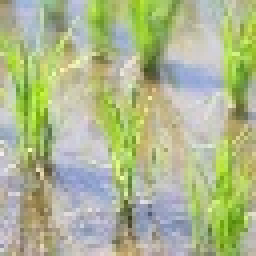
#> input picture I3_TextureSynthesis/sample_images/ine_64.jpg, 64 x 64 px (shown 4 times larger)
$ jupyter execute --allow-errors playground.ipynb
#> lines starting #> are read from the running program, lines starting #| are printed output that depends on the picture
Multi-level Texture Synthesisは速度や精度の面でそれなりに良い結果を出すことができるので、いくつか試すことにする。

[cell 1]
from datetime import datetime

import cv2
import matplotlib.pyplot as plt
import numpy as np
from IPython.display import display
from PIL import Image

def multi_level_synthesis(path_to_texture_img, target_width=128, adding_noise=False):
#> called with path_to_texture_img = 'sample_images/ine_64.jpg', target_width = 256, adding_noise = False
    texture = cv2.imread(path_to_texture_img)
#> texture is the input picture: shape (64, 64, 3); mean B, G, R 143.3, 183.4, 173.8
    texture = cv2.cvtColor(texture, cv2.COLOR_BGR2RGB)
    print("texture image size is", texture.shape)
#| texture image size is (64, 64, 3)

    target = np.random.randint(0, 256, size=(target_width, target_width, 3), dtype=np.uint8)
    img_display = display(Image.fromarray(target), display_id=True)
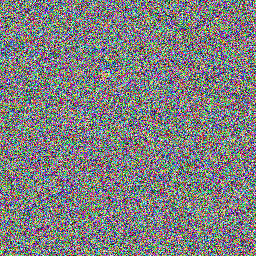
#> shown: PIL image 256x256 RGB; mean R, G, B 126.8, 127.4, 127.8

    ### item for algorithm
    current_texture = cv2.resize(texture, (texture.shape[0] // 4, texture.shape[1] // 4))
    current_target = cv2.resize(target, (target_width // 4, target_width // 4))
    neighbor_width = 8


    def init_anchors(target_width, neighbor_width, current_texture):
        indices = np.arange(0, target_width - neighbor_width + 1, neighbor_width // 4)
        x, y = np.meshgrid(indices, indices)
        target_anchors = np.column_stack((y.ravel(), x.ravel()))

        texture_anchors = np.zeros((len(target_anchors), 2), dtype=int)
        texture_anchors[:, 0] = np.random.randint(
            0, current_texture.shape[0] - neighbor_width, size=len(target_anchors)
        )
        texture_anchors[:, 1] = np.random.randint(
            0, current_texture.shape[1] - neighbor_width, size=len(target_anchors)
        )
        return target_anchors, texture_anchors

    target_anchors, texture_anchors = init_anchors(
        current_target.shape[0], neighbor_width, current_texture
    )
#> target_anchors = 841 pairs, first value 0 to 56, second value 0 to 56; texture_anchors = 841 pairs, first value 0 to 7, second value 0 to 7

    def update_anchors(target_width, neighbor_width, current_texture):
        indices = np.arange(0, target_width - neighbor_width + 1, neighbor_width // 4)
        x, y = np.meshgrid(indices, indices)
        target_anchors = np.column_stack((y.ravel(), x.ravel()))

        texture_anchors = np.zeros((len(target_anchors), 2), dtype=int)
        for i, target_anchor in enumerate(target_anchors):
            y, x = target_anchor
            result = cv2.matchTemplate(
                current_texture,
                current_target[y : y + neighbor_width, x : x + neighbor_width, :],
                method=cv2.TM_SQDIFF,
            )
            _, _, min_loc, _ = cv2.minMaxLoc(result)
            texture_anchors[i] = np.array([min_loc[1], min_loc[0]])

        return target_anchors, texture_anchors

    loss_history = []
    phase = 0
    is_transiting = False

    iter = 1
    while iter < 100:
        iter += 1

        ### scheduling for neighbor_width and resolution
        if phase == 1 and is_transiting:
            is_transiting = False
            current_texture = cv2.resize(
                texture, (texture.shape[0] // 2, texture.shape[1] // 2)
            )
            current_target = cv2.resize(current_target, (target_width // 2, target_width // 2))
            neighbor_width = 16
            target_anchors, texture_anchors = update_anchors(
                current_target.shape[0], neighbor_width, current_texture
            )
        if phase == 2 and is_transiting:
            is_transiting = False
            neighbor_width = 8
            target_anchors, texture_anchors = update_anchors(
                current_target.shape[0], neighbor_width, current_texture
            )
        if phase == 3 and is_transiting:
            is_transiting = False
            current_texture = texture
            current_target = cv2.resize(current_target, (target_width, target_width))
            neighbor_width = 32
            target_anchors, texture_anchors = update_anchors(
                current_target.shape[0], neighbor_width, current_texture
            )
        if phase == 4 and is_transiting:
            is_transiting = False
            neighbor_width = 16
            target_anchors, texture_anchors = update_anchors(
                current_target.shape[0], neighbor_width, current_texture
            )
        if phase == 5 and is_transiting:
            is_transiting = False
            neighbor_width = 8
            target_anchors, texture_anchors = update_anchors(
                current_target.shape[0], neighbor_width, current_texture
            )
        if phase == 6:
            break

        current_texture_for_ref = current_texture.copy()
        # [7 lines of commented-out code are left out]
        ref_for_pixel = [
            [] for _ in range(current_target.shape[0] * current_target.shape[1])
        ]

        for target_anchor, texture_anchor in zip(target_anchors, texture_anchors):
            y, x = target_anchor
            yy, xx = texture_anchor
            for i in range(neighbor_width):
                for j in range(neighbor_width):
                    ref_for_pixel[(y + i) * current_target.shape[1] + (x + j)].append(
                        current_texture_for_ref[yy + i, xx + j]
                    )

        loss = 0
        for y in range(current_target.shape[0]):
            for x in range(current_target.shape[1]):
                current_target[y, x] = np.mean(
                    ref_for_pixel[y * current_target.shape[1] + x], axis=0
                )
                loss += np.sum(
                    (ref_for_pixel[y * current_target.shape[1] + x] - current_target[y, x]) ** 2
                )

        mse = loss / (current_target.shape[0] * current_target.shape[1]) / 3
        print(f"iter {iter}: loss:{mse}")
        loss_history.append(mse)
        img_display.update(
            Image.fromarray(current_target)
        )

        # update texture reference points
        texture_anchors_prev = texture_anchors.copy()
        target_anchors, texture_anchors = update_anchors(
            current_target.shape[0], neighbor_width, current_texture
        )

        if np.all(texture_anchors == texture_anchors_prev) or mse in loss_history[-3:-1]:
            phase += 1
            is_transiting = True
            print(f"transiting!!! phase {phase}")

        # add noise here
        if adding_noise and iter < 100:
            noise = np.random.randint(0, 256, size=current_target.shape, dtype=np.uint8)
            current_target = cv2.addWeighted(current_target, iter / 100, noise, 1 - (iter / 100), 0)
            img_display.update(Image.fromarray(current_target))
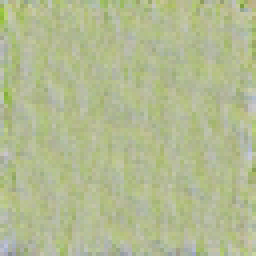
#> current_target: shape (64, 64, 3) (shown 4 times larger); mean R, G, B 178.4, 186.9, 145.7
#> after the loop, iter = 2; loss_history = [1240.6]; neighbor_width = 8; phase = 0
#> call 2 of multi_level_synthesis, with path_to_texture_img = 'sample_images/kudamono_64.jpg', target_width = 128, adding_noise = False
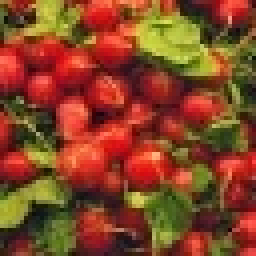
#> input picture I3_TextureSynthesis/sample_images/kudamono_64.jpg, 64 x 64 px (shown 4 times larger)
#> in multi_level_synthesis, texture is the input picture: shape (64, 64, 3); mean B, G, R 36.9, 68.9, 134.6
#| texture image size is (64, 64, 3)
#> in multi_level_synthesis (call 2), `target_anchors, texture_anchors = init_anchors( current_target.shape[0..`: target_anchors = 169 pairs, first value 0 to 24, second value 0 to 24; texture_anchors = 169 pairs, first value 0 to 7, second value 0 to 7
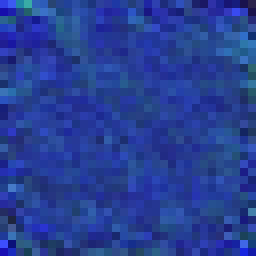
#> current_target: shape (32, 32, 3) (shown 8 times larger); mean of channels 0, 1, 2 148.7, 63.1, 38.1; drawn as B, G, R
#> after the loop, iter = 2; loss_history = [1034.5]; neighbor_width = 8; phase = 0
#> call 3 of multi_level_synthesis, with path_to_texture_img = 'sample_images/renga_64.jpg', target_width = 128, adding_noise = False
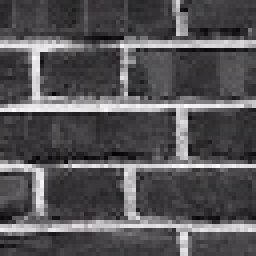
#> input picture I3_TextureSynthesis/sample_images/renga_64.jpg, 64 x 64 px (shown 4 times larger)
#> in multi_level_synthesis, texture is the input picture: shape (64, 64, 3); mean B, G, R 86.6, 83.9, 85.7
#| texture image size is (64, 64, 3)
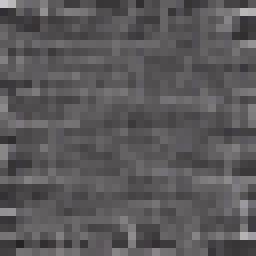
#> current_target: shape (32, 32, 3) (shown 8 times larger); mean of channels 0, 1, 2 90, 88.1, 90.8; drawn as B, G, R
#> after the loop, iter = 2; loss_history = [1147.6]; neighbor_width = 8; phase = 0
#> call 4 of multi_level_synthesis, with path_to_texture_img = 'sample_images/renga_64.jpg', target_width = 128, adding_noise = True
#| texture image size is (64, 64, 3)
#> in multi_level_synthesis (call 4), `img_display = display(Image.fromarray(target), display_id=True)`:
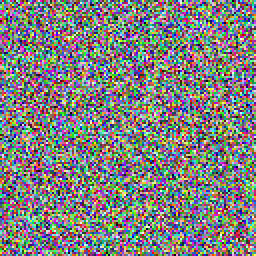
#> shown: PIL image 128x128 RGB (shown 2 times larger); mean R, G, B 127.5, 128, 127.5
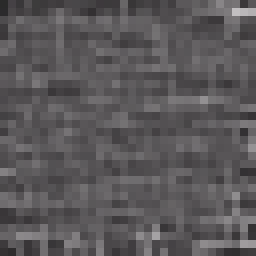
#> current_target: shape (32, 32, 3) (shown 8 times larger); mean of channels 0, 1, 2 89.8, 87.9, 90.7; drawn as B, G, R
#> after the loop, iter = 2; loss_history = [1145.2]; neighbor_width = 8; phase = 0
#| texture image size is (64, 64, 3)
#> in multi_level_synthesis (call 5), `img_display = display(Image.fromarray(target), display_id=True)`:
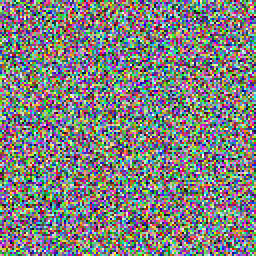
#> shown: PIL image 128x128 RGB (shown 2 times larger); mean R, G, B 127.2, 127.9, 126.7
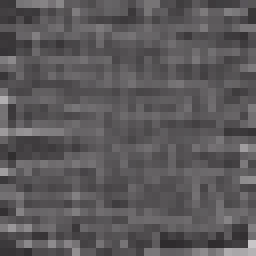
#> current_target: shape (32, 32, 3) (shown 8 times larger); mean of channels 0, 1, 2 90.6, 88.7, 91.5; drawn as B, G, R
#> after the loop, iter = 2; loss_history = [1160.8]; neighbor_width = 8; phase = 0

    plt.plot(range(1, len(loss_history) + 1), loss_history, "ro-")
    plt.xlabel("iteration")
    plt.ylabel("loss")
    plt.title("loss history")
    plt.show()

    target[:, :, :] = current_target
    display(Image.fromarray(target))

    now = datetime.now()
    now = now.strftime("%Y%m%d%H%M%S")
    Image.fromarray(target).save(f"synthesized_mul_texture_{now}.png")
